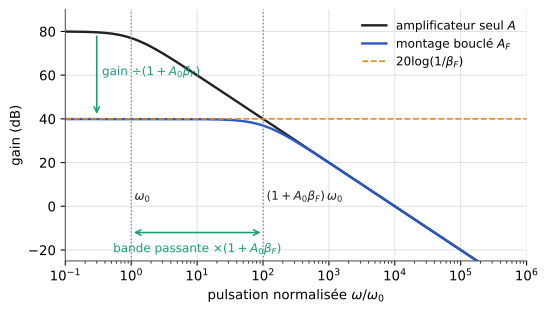

The script that drew this image:
"""Figure — Compromis gain-bande passante : gain de l'amplificateur seul A et du montage bouclé A_F (EANA3, chapitre 1).
D'après les notes externes [tableau-2020-c01, p. 7] et [notes-2023-c01, p. 3], redessinée.
Courbes recalculées pour un amplificateur du premier ordre A(jω) = A0 / (1 + jω/ω0), avec A0 = 10^4 et β_F = 10^-2
(valeurs choisies pour la figure : les notes n'en donnent pas)."""
import matplotlib
matplotlib.use("svg")
import matplotlib.pyplot as plt
import matplotlib.ticker as mticker
import numpy as np
from pathlib import Path

# --- Style commun des figures Bristol (recopié dans chaque script) ---
plt.rcParams.update({
    "font.family": "DejaVu Sans", "mathtext.fontset": "dejavusans", "font.size": 10,
    "axes.grid": True, "grid.color": "#DADADA", "grid.linewidth": 0.6,
    "axes.edgecolor": "#555555", "axes.linewidth": 0.8,
    "axes.spines.top": False, "axes.spines.right": False,
    "lines.linewidth": 1.8, "legend.frameon": False,
    "svg.hashsalt": "bristol",  # rendu SVG reproductible
})
BLEU, VERT, MAGENTA, ORANGE = "#2B59C3", "#1B9E77", "#A23B72", "#E08A1E"
GRIS = "#7E889B"   # éléments ajoutés par rapport à la source (conventions.md § 9)
ENCRE = "#222222"

def virgule(ax, axes="xy"):
    """Virgule décimale et vrai signe moins sur les graduations."""
    f = mticker.FuncFormatter(lambda x, _: f"{x:g}".replace(".", ",").replace("-", "−"))
    if "x" in axes: ax.xaxis.set_major_formatter(f)
    if "y" in axes: ax.yaxis.set_major_formatter(f)

def sauver(fig):
    fig.savefig(Path(__file__).with_suffix(".svg"), bbox_inches="tight", metadata={"Date": None})
# --- Fin du style commun ---
A0, beta = 1e4, 1e-2
w = np.logspace(-1, 6, 800)            # pulsation normalisée ω/ω0
A = A0 / (1 + 1j * w)
AF = A / (1 + A * beta)
dB = lambda x: 20 * np.log10(np.abs(x))
fig, ax = plt.subplots(figsize=(6.2, 3.4))
ax.semilogx(w, dB(A), color=ENCRE, label="amplificateur seul $A$")
ax.semilogx(w, dB(AF), color=BLEU, label="montage bouclé $A_F$")
ax.axhline(dB(1 / beta), color=ORANGE, ls="--", lw=1.2, label=r"$20\log(1/\beta_F)$")
wc = 1 + A0 * beta
for x, lab in [(1, r"$\omega_0$"), (wc, r"$(1 + A_0\beta_F)\,\omega_0$")]:
    ax.axvline(x, color=GRIS, ls=":", lw=1)
    ax.text(x * 1.12, 3, lab, color=ENCRE, fontsize=9)
ax.annotate("", xy=(wc, -12), xytext=(1, -12), arrowprops=dict(arrowstyle="<->", color=VERT, lw=1.2))
ax.text(np.sqrt(wc), -21, r"bande passante $\times(1 + A_0\beta_F)$", color=VERT, ha="center", fontsize=9)
ax.annotate("", xy=(0.3, dB(1 / beta) + 1), xytext=(0.3, dB(A0) - 1), arrowprops=dict(arrowstyle="->", color=VERT, lw=1.2))
ax.text(0.36, 60, r"gain $\div(1 + A_0\beta_F)$", color=VERT, fontsize=9)
ax.set_xlim(0.1, 1e6); ax.set_ylim(-25, 90)
ax.set_xlabel(r"pulsation normalisée $\omega/\omega_0$"); ax.set_ylabel("gain (dB)")
ax.legend(loc="upper right", fontsize=9)
virgule(ax, "y")
sauver(fig)
